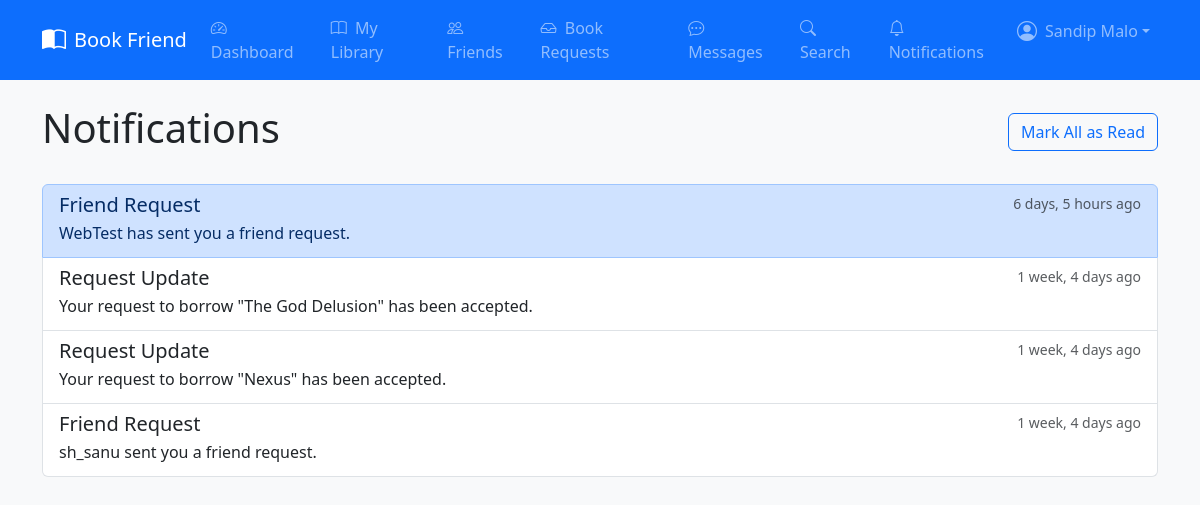
Before: /notifications/ (signed in) with the older database file.
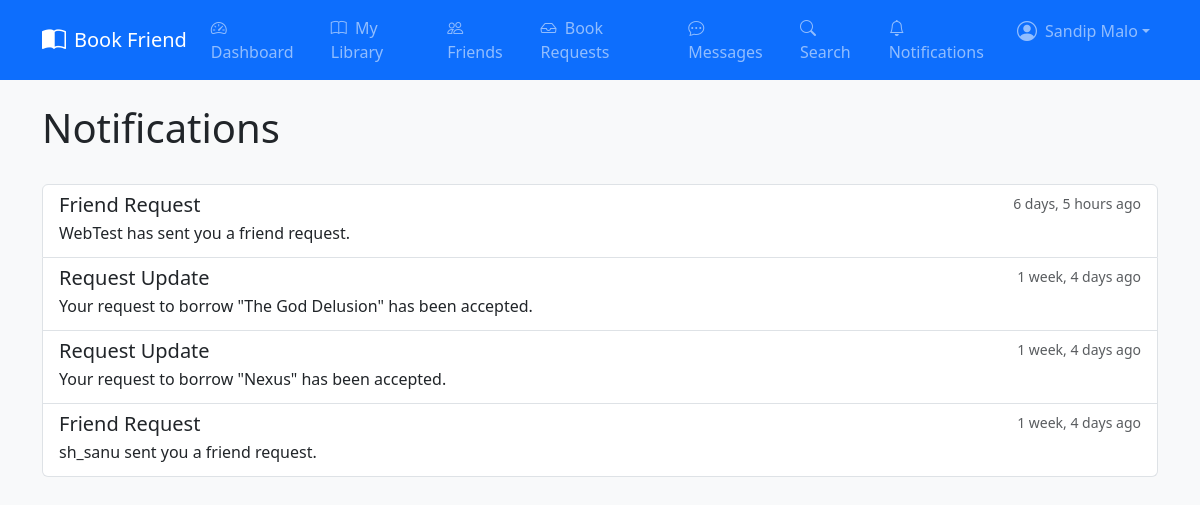
After: the same page with the newer database file.
### Core/models.py (models this page shows, shortened)
class Notification(models.Model):
    TYPE_CHOICES = [
        ('friend_request', 'Friend Request'),
        ('book_request', 'Book Request'),
        ('request_update', 'Request Update'),
        ('due_reminder', 'Due Reminder'),
        ('book_rating', 'Book Rating'),
        ('book_review', 'Book Review'),
        ('new_message', 'New Message'),
    ]
    user = models.ForeignKey(User, on_delete=models.CASCADE)
    notification_type = models.CharField(max_length=20, choices=TYPE_CHOICES)
    message = models.TextField()
    read = models.BooleanField(default=False)
    created_at = models.DateTimeField(auto_now_add=True)
    related_user = models.ForeignKey(User, on_delete=models.SET_NULL, null=True, blank=True, related_name='related_notifications')
    related_book = models.ForeignKey(Book, on_delete=models.SET_NULL, null=True, blank=True)
    related_book_request = models.ForeignKey(BookRequest, on_delete=models.SET_NULL, null=True, blank=True)
    related_friendship = models.ForeignKey(Friendship, on_delete=models.SET_NULL, null=True, blank=True)
    related_book_review = models.ForeignKey('BookReview', on_delete=models.SET_NULL, null=True, blank=True)
    related_message = models.ForeignKey('Message_Chat.Message', on_delete=models.SET_NULL, null=True, blank=True, related_name='notifications')

### Core/views.py (the view)
# urls.py: path("notifications/", views.notifications_view, name="notifications"),
@login_required
def notifications_view(request):
    notifications = Notification.objects.filter(user=request.user).order_by(
        "-created_at"
    )
    unread_count = notifications.filter(read=False).count()
    if request.method == "POST":
        notifications.filter(read=False).update(read=True)
        return redirect("core:notifications")
    context = {
        "notifications": notifications,
        "unread_count": unread_count,
    }
    return render(request, "core/notifications/list.html", context)

### Core/context_processors.py (called while the page is built)
def notification_count(request):
    if request.user.is_authenticated:
        unread_count = Notification.objects.filter(user=request.user, read=False).count()
        return {'unread_notifications': unread_count}
    return {'unread_notifications': 0}

### templates/core/notifications/list.html (shortened to what this page needs)
{% extends 'core/base.html' %}
{% block content %}
<div class="container">
    <div class="d-flex justify-content-between align-items-center mb-4">
        <h1>Notifications</h1>
        {% if unread_count %}
            <form method="post">
                <button type="submit" class="btn btn-outline-primary">Mark All as Read</button>
            </form>
        {% endif %}
    </div>
    {% if notifications %}
        <div class="list-group">
            {% for notification in notifications %}
                <a href="{% url 'core:notification_redirect' notification.id %}" class="list-group-item list-group-item-action {% if not notification.read %}list-group-item-primary{% endif %}">
                    <div class="d-flex w-100 justify-content-between">
                        <h5 class="mb-1">{{ notification.get_notification_type_display }}</h5>
                        <small class="text-muted">{{ notification.created_at|timesince }} ago</small>
                    </div>
                    <p class="mb-1">{{ notification.message }}</p>
                </a>
            {% endfor %}
        </div>
    {% else %}
        <p class="text-muted">No notifications yet.</p>
    {% endif %}
</div>
{% endblock %}

Changed rows visible on the page:
changed Notification "WebTest has sent you a friend request.": read False → True (drawn)
Other visible differences:
text no longer shown: "Mark All as Read"
